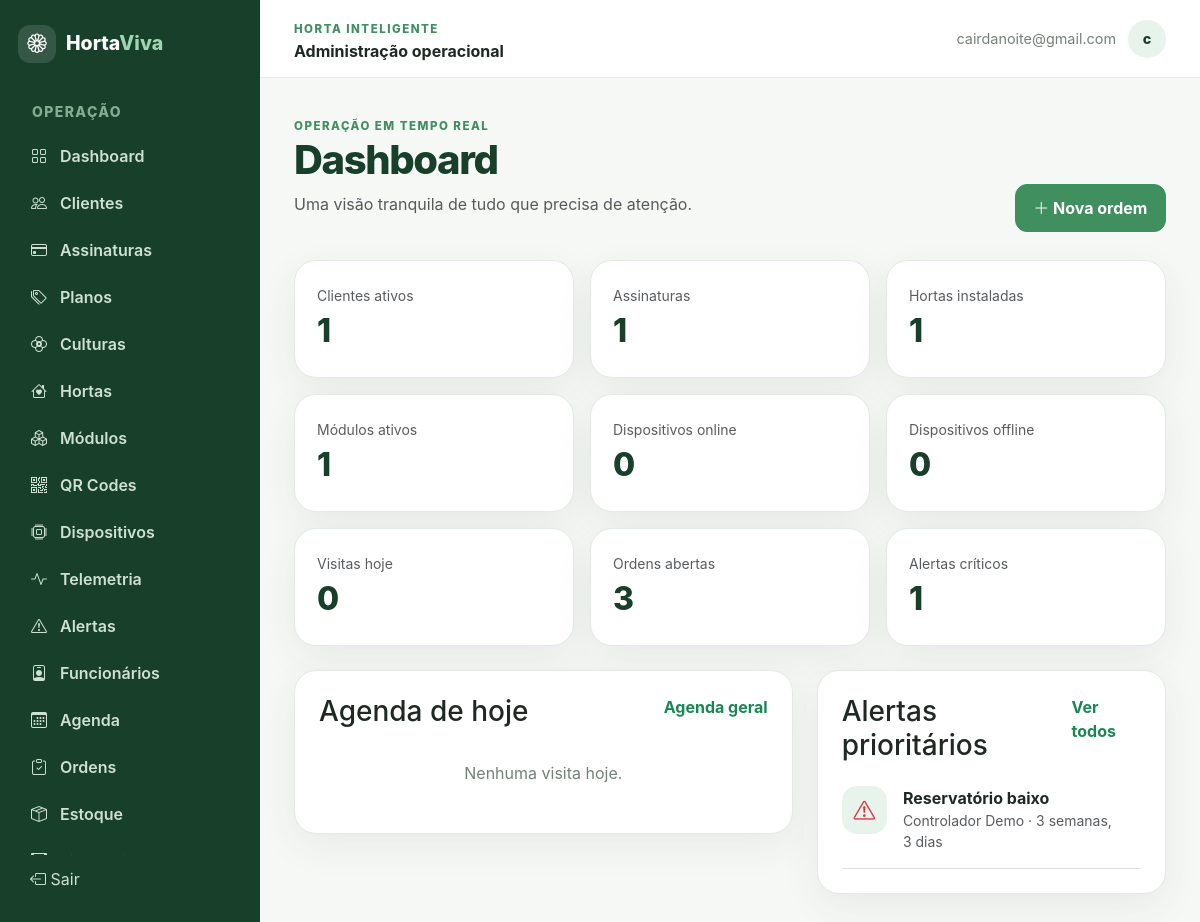
The page /gestao/ (signed in) on the database its author committed.
### accounts/models.py (models this page shows, shortened)
class User(AbstractUser):
    username = None
    email = models.EmailField(unique=True)
    full_name = models.CharField(max_length=180)
    phone = models.CharField(max_length=30, blank=True)
    USERNAME_FIELD = "email"
    REQUIRED_FIELDS = []
    objects = UserManager()

### devices/models.py (models this page shows, shortened)
class Alert(BaseModel):
    class Status(models.TextChoices):
        OPEN = "open", "Aberto"
        ACKNOWLEDGED = "acknowledged", "Reconhecido"
        RESOLVED = "resolved", "Resolvido"
    rule = models.ForeignKey(AlertRule, on_delete=models.PROTECT, related_name="alerts")
    reading = models.ForeignKey(TelemetryReading, on_delete=models.PROTECT, null=True, blank=True, related_name="alerts")
    status = models.CharField(max_length=20, choices=Status.choices, default=Status.OPEN)
    message = models.CharField(max_length=255)
    opened_at = models.DateTimeField()
    acknowledged_at = models.DateTimeField(null=True, blank=True)
    resolved_at = models.DateTimeField(null=True, blank=True)

class AlertRule(BaseModel):
    class Operator(models.TextChoices):
        LT = "lt", "Menor que"
        LTE = "lte", "Menor ou igual"
        GT = "gt", "Maior que"
        GTE = "gte", "Maior ou igual"
        EQ = "eq", "Igual"
    organization = models.ForeignKey(Organization, on_delete=models.CASCADE, related_name="alert_rules")
    channel = models.ForeignKey(Channel, on_delete=models.CASCADE, related_name="alert_rules")
    name = models.CharField(max_length=120)
    operator = models.CharField(max_length=4, choices=Operator.choices)
    threshold = models.DecimalField(max_digits=18, decimal_places=6)
    severity = models.PositiveSmallIntegerField(default=2)
    cooldown_seconds = models.PositiveIntegerField(default=900)
    is_active = models.BooleanField(default=True)

class Channel(BaseModel):
    class Kind(models.TextChoices):
        SENSOR = "sensor", "Sensor"
        ACTUATOR = "actuator", "Atuador"
    class ValueType(models.TextChoices):
        DECIMAL = "decimal", "Decimal"
        BOOLEAN = "boolean", "Booleano"
        INTEGER = "integer", "Inteiro"
        TEXT = "text", "Texto"
    device = models.ForeignKey(Device, on_delete=models.CASCADE, related_name="channels")
    key = models.SlugField(max_length=80)
    name = models.CharField(max_length=120)
    kind = models.CharField(max_length=16, choices=Kind.choices)
    metric = models.CharField(max_length=50)
    unit = models.CharField(max_length=24, blank=True)
    value_type = models.CharField(max_length=16, choices=ValueType.choices, default=ValueType.DECIMAL)
    pin = models.CharField(max_length=20, blank=True)
    configuration = models.JSONField(default=dict, blank=True)
    is_enabled = models.BooleanField(default=True)
    class Meta:
        constraints = [models.UniqueConstraint(fields=["device", "key"], name="uniq_device_channel")]

class Device(BaseModel):
    class Status(models.TextChoices):
        PROVISIONING = "provisioning", "Em provisionamento"
        ONLINE = "online", "Online"
        OFFLINE = "offline", "Offline"
        MAINTENANCE = "maintenance", "Em manutenção"
        RETIRED = "retired", "Desativado"
    organization = models.ForeignKey(Organization, on_delete=models.CASCADE, related_name="devices")
    model = models.ForeignKey(DeviceModel, on_delete=models.PROTECT, related_name="devices")
    module = models.ForeignKey(GardenModule, on_delete=models.SET_NULL, null=True, blank=True, related_name="devices")
    serial_number = models.CharField(max_length=100)
    name = models.CharField(max_length=120)
    status = models.CharField(max_length=20, choices=Status.choices, default=Status.PROVISIONING)
    firmware_version = models.CharField(max_length=50, blank=True)
    last_seen_at = models.DateTimeField(null=True, blank=True)
    metadata = models.JSONField(default=dict, blank=True)
    class Meta:
        constraints = [models.UniqueConstraint(fields=["organization", "serial_number"], name="uniq_org_device_serial")]
        indexes = [models.Index(fields=["organization", "status"])]

### core/views.py (the view)
# urls.py: path("gestao/", views.ops_dashboard, name="ops-dashboard"), path("gestao/ordens/nova/", views.create_work_order, name="create-work-order"), path("gestao/<str:section>/", views.ops_collection, name="op
@operations_required
def ops_dashboard(request):
    today = timezone.localdate()
    metrics = {"Clientes ativos": Organization.objects.filter(is_active=True).count(), "Assinaturas": Subscription.objects.filter(status=Subscription.Status.ACTIVE).count(), "Hortas instaladas": Garden.objects.filter(is_active=True).count(), "Módulos ativos": GardenModule.objects.filter(status=GardenModule.Status.INSTALLED).count(), "Dispositivos online": Device.objects.filter(status=Device.Status.ONLINE).count(), "Dispositivos offline": Device.objects.filter(status=Device.Status.OFFLINE).count(), "Visitas hoje": Visit.objects.filter(scheduled_start__date=today).count(), "Ordens abertas": WorkOrder.objects.exclude(status__in=[WorkOrder.Status.COMPLETED, WorkOrder.Status.CANCELED]).count(), "Alertas críticos": Alert.objects.filter(status=Alert.Status.OPEN, rule__severity__gte=3).count()}
    return render(request, "admin_portal/dashboard.html", {"metrics": metrics, "visits": Visit.objects.filter(scheduled_start__date=today).select_related("organization", "technician")[:8], "alerts": Alert.objects.filter(status=Alert.Status.OPEN).select_related("rule", "rule__channel__device").order_by("-rule__severity")[:8]})

### core/permissions.py (called while the page is built)
def role_required(*roles, staff_allowed=True):
    def decorator(view):
        @login_required
        @wraps(view)
        def wrapped(request, *args, **kwargs):
            membership = request.user.memberships.filter(is_active=True).select_related("organization").first()
            if staff_allowed and request.user.is_staff:
                request.membership = membership
                return view(request, *args, **kwargs)
            if not membership or membership.role not in roles:
                raise PermissionDenied
            request.membership = membership
            return view(request, *args, **kwargs)
        return wrapped
    return decorator

### templates/admin_portal/dashboard.html
{% extends 'base.html' %}{% block title %}Gestão HortaViva{% endblock %}{% block area_name %}Administração operacional{% endblock %}{% block content %}<div class="page-header"><div><span class="eyebrow">Operação em tempo real</span><h1>Dashboard</h1><p class="text-muted">Uma visão tranquila de tudo que precisa de atenção.</p></div><a class="btn btn-brand" href="{% url 'create-work-order' %}"><i class="bi bi-plus-lg"></i> Nova ordem</a></div><div class="row g-3 mb-4">{% for label,value in metrics.items %}<div class="col-6 col-lg-4 col-xxl"><div class="metric-card h-100"><small class="text-muted">{{ label }}</small><div class="metric-value">{{ value }}</div></div></div>{% endfor %}</div><div class="row g-4"><div class="col-xl-7"><div class="content-card"><div class="d-flex justify-content-between"><h3>Agenda de hoje</h3><a href="{% url 'ops-collection' 'agenda' %}" class="text-success fw-bold">Agenda geral</a></div>{% for visit in visits %}<div class="d-flex gap-3 py-3 border-bottom align-items-center"><div class="icon-box"><strong>{{ visit.scheduled_start|time:'H:i' }}</strong></div><div class="flex-grow-1"><strong>{{ visit.organization.name }}</strong><small class="d-block text-muted">{{ visit.visit_type }} · {{ visit.technician.full_name|default:'Sem atribuição' }}</small></div><span class="badge-soft">{{ visit.get_status_display }}</span></div>{% empty %}<div class="empty-state py-4">Nenhuma visita hoje.</div>{% endfor %}</div></div><div class="col-xl-5"><div class="content-card"><div class="d-flex justify-content-between"><h3>Alertas prioritários</h3><a href="{% url 'ops-collection' 'alerts' %}" class="text-success fw-bold">Ver todos</a></div>{% for alert in alerts %}<div class="d-flex gap-3 py-3 border-bottom"><div class="icon-box {% if alert.rule.severity >= 3 %}text-danger{% endif %}"><i class="bi bi-exclamation-triangle"></i></div><div><strong>{{ alert.rule.name }}</strong><small class="d-block text-muted">{{ alert.rule.channel.device.name }} · {{ alert.opened_at|timesince }}</small></div></div>{% empty %}<div class="empty-state py-4">Operação sem alertas.</div>{% endfor %}</div></div></div>{% endblock %}

### templates/base.html (shortened to what this page needs)
{% load static %}<!doctype html>
<html lang="pt-br"><head><meta charset="utf-8"><meta name="viewport" content="width=device-width,initial-scale=1">
<link href="https://cdn.jsdelivr.net/npm/bootstrap@5.3.3/dist/css/bootstrap.min.css" rel="stylesheet">
<link href="https://cdn.jsdelivr.net/npm/bootstrap-icons@1.11.3/font/bootstrap-icons.min.css" rel="stylesheet">
<link rel="stylesheet" href="{% static 'css/app.css' %}">{% block head %}{% endblock %}</head>
<body class="{% if '/app/' in request.path or '/operacao/' in request.path or '/gestao/' in request.path %}portal-body{% endif %}">
{% if '/app/' in request.path or '/operacao/' in request.path or '/gestao/' in request.path %}
<div class="portal-shell">{% include 'components/sidebar.html' %}<main class="portal-main"><header class="portal-topbar"><button class="btn btn-light d-lg-none" data-sidebar-toggle aria-label="Abrir menu"></button><div><span class="eyebrow">Horta Inteligente</span><strong class="d-block">{% block area_name %}Painel{% endblock %}</strong></div><div class="user-chip"><span>{{ request.user.full_name|default:request.user.email }}</span><span class="avatar">{{ request.user.full_name|default:request.user.email|slice:':1' }}</span></div></header><div class="portal-content">{% include 'components/alerts.html' %}{% block content %}{% endblock %}</div></main></div>
{% else %}{% include 'components/navbar.html' %}<main>{% include 'components/alerts.html' %}{% block public_content %}{% block content_public %}{% endblock %}{% endblock %}</main>{% include 'components/footer.html' %}{% endif %}
<script src="https://cdn.jsdelivr.net/npm/bootstrap@5.3.3/dist/js/bootstrap.bundle.min.js"></script><script src="{% static 'js/app.js' %}"></script>{% block scripts %}{% endblock %}</body></html>

### static/css/app.css (style rules this page uses)
:root { --green-dark:#173f2a;--green:#3f8f5f;--green-deep:#286a45;--green-light:#e7f3eb;--green-pale:#f0f7f2;--background:#f6f8f5;--surface:#fff;--text:#1f2923;--muted:#758079;--warning:#d99a2b;--danger:#c94a4a;--border:#e3e9e4;--radius:22px;--shadow:0 12px 38px rgba(23,63,42,.07) }
* { box-sizing:border-box }
body { font-family:Inter,ui-sans-serif,system-ui,-apple-system,"Segoe UI",sans-serif;color:var(--text);background:var(--background) }
a { text-decoration:none;color:inherit }
.btn { border-radius:12px;font-weight:700;padding:.7rem 1.1rem }
.btn-brand { background:var(--green);border-color:var(--green);color:#fff }
.eyebrow { font-size:.72rem;letter-spacing:.13em;text-transform:uppercase;color:var(--green);font-weight:800 }
.soft-card,.metric-card,.content-card { background:var(--surface);border:1px solid var(--border);border-radius:var(--radius);box-shadow:var(--shadow) }
.icon-box { width:48px;height:48px;display:grid;place-items:center;border-radius:15px;background:var(--green-light);color:var(--green);font-size:1.35rem }
.portal-body { overflow-x:hidden }
.portal-shell { min-height:100vh }
.portal-main { margin-left:260px;min-height:100vh }
.portal-topbar { height:78px;background:#fff;border-bottom:1px solid var(--border);display:flex;align-items:center;justify-content:space-between;padding:0 34px;position:sticky;top:0;z-index:1020 }
.portal-content { padding:34px;max-width:1500px;margin:auto }
.user-chip { display:flex;align-items:center;gap:12px;color:var(--muted);font-size:.9rem }
.avatar { width:38px;height:38px;border-radius:50%;display:grid;place-items:center;background:var(--green-light);color:var(--green-dark);font-weight:800 }
.page-header { display:flex;justify-content:space-between;gap:20px;align-items:end;margin-bottom:28px }
.page-header h1 { font-weight:800;color:var(--green-dark);letter-spacing:-.035em }
.metric-card { padding:22px }
.metric-value { font-size:2rem;font-weight:800;color:var(--green-dark) }
.content-card { padding:24px }
.empty-state { text-align:center;padding:55px 20px;color:var(--muted) }

### rows shown on the page
User: user.full_name "cairdanoite@gmail.com", user.full_name "c"
Alert: rule.name "Reservatório baixo", rule.channel.device.name "Controlador Demo", opened_at "3 semanas, 3 dias"

### other values the page prints
{{ label }} "Clientes ativos" "Assinaturas" "Hortas instaladas" "Módulos ativos" "Dispositivos online" "Dispositivos offline" "Visitas hoje" "Ordens abertas" "Alertas críticos"
{{ value }} "1" "1" "1" "1" "0" "0" "0" "3" "1"
